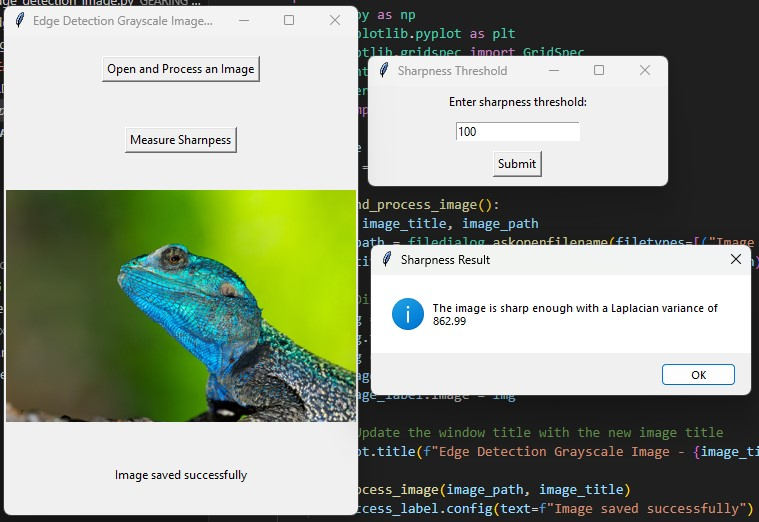
#> input picture GEARING UP/SEASON1. EDGE DETECTION, LAPLACIAN, SHARPNESS MEASURMENT/resources/agama-is-sharp.jpg, 759 x 522 px; its folder holds only this picture in this run
$ python -i 4.laplacian+sharpness_image.py   (imports and definitions only)   (older library calls are emulated)
#> lines starting #> are read from the running program, lines starting #| are printed output that depends on the picture
import os
import cv2
import numpy as np
import matplotlib.pyplot as plt
from matplotlib.gridspec import GridSpec
import tkinter as tk
from tkinter import filedialog, Label
from PIL import Image, ImageTk

image_title = ""
image_path = ""

def open_and_process_image():
    global image_title, image_path
    image_path = filedialog.askopenfilename(filetypes=[("Image files", "*.jpg *.jpeg *.png *.bmp")])
#> the answer given: resources/agama-is-sharp.jpg
    image_title = os.path.splitext(os.path.basename(image_path))[0]
    try:
        # Display the uploaded image in Tkinter
        img = Image.open(image_path)
#> img is the input picture: PIL image 759x522 RGB; mean R, G, B 146.8, 155.2, 138.9
        img.thumbnail((350, 350))
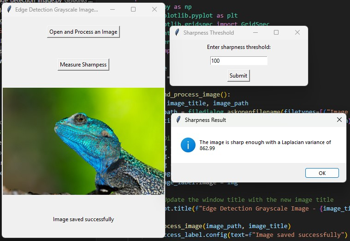
#> img: PIL image 350x241 RGB; mean R, G, B 146.7, 155.1, 138.9
        img = ImageTk.PhotoImage(img)
#> (the run stopped early here; a loop or call above may not have finished)

$ run again, on GEARING UP/SEASON1. EDGE DETECTION, LAPLACIAN, SHARPNESS MEASURMENT/resources/agama_sharpness_comparison.jpg
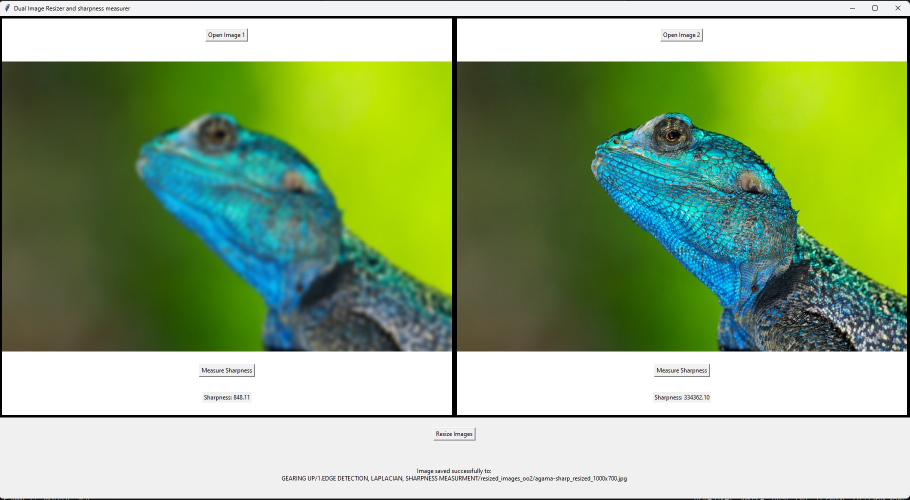
#> input picture GEARING UP/SEASON1. EDGE DETECTION, LAPLACIAN, SHARPNESS MEASURMENT/resources/agama_sharpness_comparison.jpg, 1819 x 999 px (shown at 1/2 size)
#> in open_and_process_image, img is the input picture: PIL image 1819x999 RGB; mean R, G, B 148.9, 172.9, 129.6
#> in open_and_process_image, `img.thumbnail((350, 350))`:
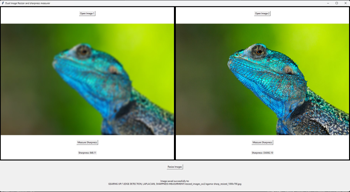
#> img: PIL image 350x192 RGB; mean R, G, B 149, 173, 129.6

$ run again, on GEARING UP/SEASON1. EDGE DETECTION, LAPLACIAN, SHARPNESS MEASURMENT/resources/dual_resize_before.jpg
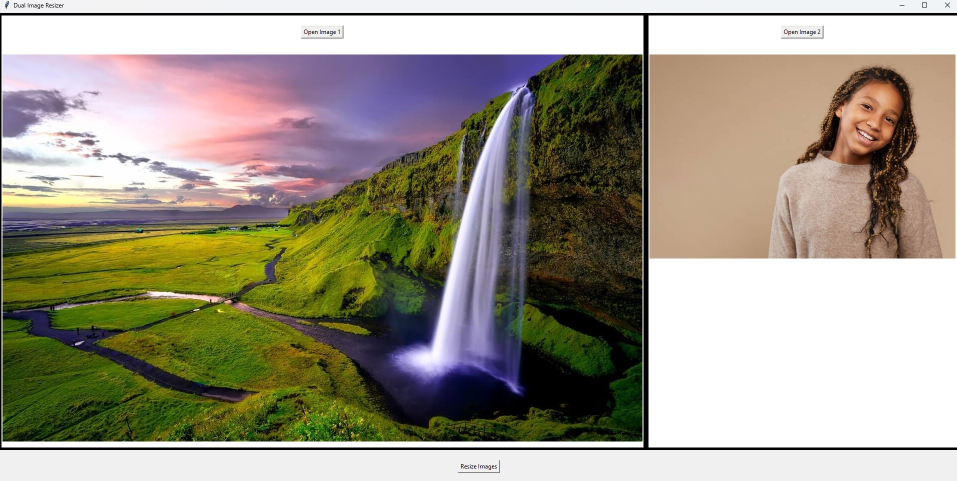
#> input picture GEARING UP/SEASON1. EDGE DETECTION, LAPLACIAN, SHARPNESS MEASURMENT/resources/dual_resize_before.jpg, 1913 x 962 px (shown at 1/2 size)
#> in open_and_process_image, img is the input picture: PIL image 1913x962 RGB; mean R, G, B 157.3, 151.4, 135.6
#> in open_and_process_image, `img.thumbnail((350, 350))`:
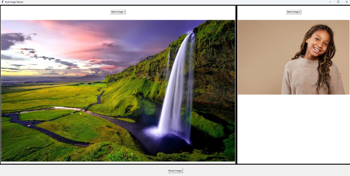
#> img: PIL image 350x176 RGB; mean R, G, B 157.3, 151.4, 135.6
